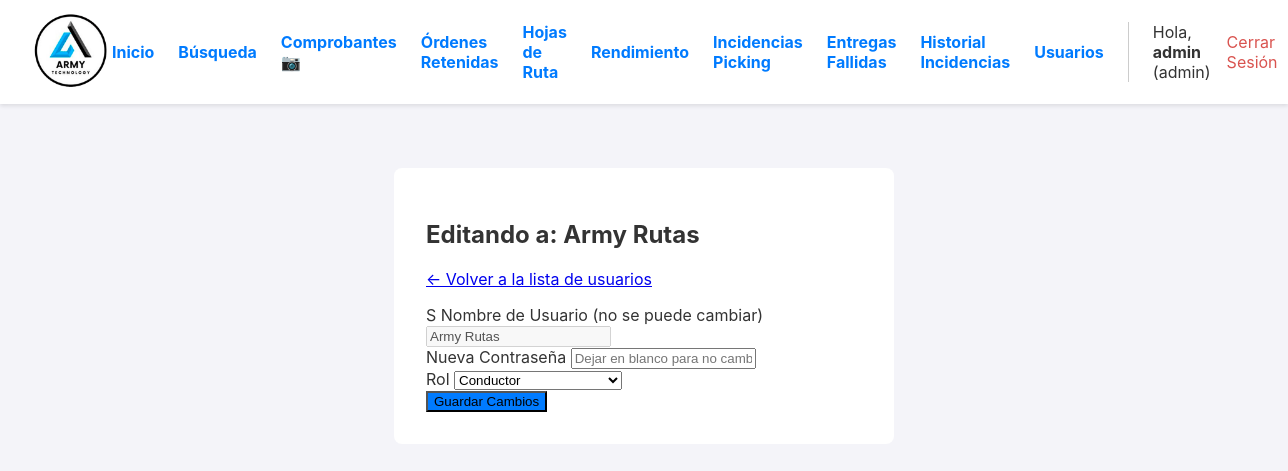
The app's page /admin/usuario/4/editar (signed in) with its own data.
### app.py (models this page shows, shortened)
class User(UserMixin, db.Model):
    id = db.Column(db.Integer, primary_key=True)
    username = db.Column(db.String(80), unique=True, nullable=False)
    password_hash = db.Column(db.String(256), nullable=False)
    role = db.Column(db.String(20), nullable=False, default='operario')

### app.py (the view, shortened to what this page needs)
@app.route('/admin/usuario/<int:user_id>/editar', methods=['GET', 'POST'])
@login_required
@admin_required
def editar_usuario(user_id):
    user_a_editar = db.session.get(User, user_id)
    if not user_a_editar:
        return abort(404)
    return render_template('editar_usuario.html', user=user_a_editar)

### app.py (called while the page is built)
def admin_required(f):
    @wraps(f)
    def decorated_function(*args, **kwargs):
        if not current_user.is_authenticated or current_user.role != 'admin':
            flash('Se requiere rol de administrador para acceder a esta página.', 'error')
            return redirect(url_for('dashboard'))
        return f(*args, **kwargs)
    return decorated_function

@login_manager.user_loader
def load_user(user_id):
    return db.session.get(User, int(user_id))

### templates/editar_usuario.html (shortened to what this page needs)
{% extends "layout.html" %}
{% block content %}
<div class="form-container">
    <h2>Editando a: {{ user.username }}</h2>
    <p><a href="{{ url_for('gestionar_usuarios') }}">← Volver a la lista de usuarios</a></p>
    <form method="POST">
        <div class="form-group">S
            <label for="username">Nombre de Usuario (no se puede cambiar)</label>
            <input type="text" id="username" name="username" value="{{ user.username }}" disabled>
        </div>
        <div class="form-group">
            <label for="password">Nueva Contraseña</label>
            <input type="password" id="password" name="password" placeholder="Dejar en blanco para no cambiar">
        </div>
        <div class="form-group">
            <label for="role">Rol</label>
            <select id="role" name="role">
                <option value="conductor" {% if user.role == 'conductor' %}selected{% endif %}>Conductor</option>
            </select>
        </div>
        <button type="submit" class="submit-btn" style="background-color: #007bff;">Guardar Cambios</button>
    </form>
</div>
{% endblock %}

### templates/layout.html (shortened to what this page needs)
<!DOCTYPE html>
<html lang="es">
<head>
</head>
<body>
    <header>
        <div class="logo">
            <a href="{{ url_for('dashboard') }}">
                <img src="{{ url_for('static', filename='img/logo.png') }}" alt="Logo de la Empresa">
            </a>
        </div>
        <nav class="nav">
             {% if current_user.is_authenticated %}
                {% if current_user.role == 'admin' %}
                    <div class="nav-admin-links">
                        <a href="{{ url_for('dashboard') }}">Inicio</a>
                        <a href="{{ url_for('reportes_y_busqueda') }}">Búsqueda</a>
                        <a href="{{ url_for('galeria_comprobantes') }}">Comprobantes 📷</a>
                        <a href="{{ url_for('ordenes_retenidas') }}">Órdenes Retenidas</a>
                        <a href="{{ url_for('gestionar_rutas') }}">Hojas de Ruta</a>
                        <a href="{{ url_for('reporte_operarios') }}">Rendimiento</a>
                        <a href="{{ url_for('gestionar_incidencias') }}" class="nav-link-with-badge">
                            Incidencias Picking
                        </a>
                        <a href="{{ url_for('gestionar_entregas_fallidas') }}" class="nav-link-with-badge">
                            Entregas Fallidas
                        </a>
                        <a href="{{ url_for('historial_incidencias') }}">Historial Incidencias</a>
                        <a href="{{ url_for('gestionar_usuarios') }}">Usuarios</a>
                    </div>
                {% endif %}
                <div class="user-info">
                    <span>Hola, <strong>{{ current_user.username }}</strong> ({{ current_user.role }})</span>
                    <a href="{{ url_for('logout') }}" style="color: #d9534f;">Cerrar Sesión</a>
                </div>
             {% endif %}
        </nav>
    </header>
    <main>
        {% block content %}{% endblock %}
    </main>
</body>
</html>

### templates/layout.html (style rules this page uses)
body { font-family: -apple-system, BlinkMacSystemFont, "Segoe UI", Roboto, "Helvetica Neue", Arial, sans-serif; margin: 0; background-color: #f4f4f9; color: #333; }
header { background-color: #fff; padding: 10px 2em; display: flex; justify-content: space-between; align-items: center; box-shadow: 0 2px 4px rgba(0,0,0,0.1); position: sticky; top: 0; z-index: 100; }
.logo img { height: 80px; }
.nav { display: flex; align-items: center; gap: 1em; }
.nav-admin-links { display: flex; align-items: center; gap: 1.5em; font-weight: bold; border-right: 1px solid #ccc; padding-right: 1.5em; margin-right: 0.5em; }
.nav-admin-links a, .user-info a { text-decoration: none; color: #007bff; }
.user-info { display: flex; align-items: center; gap: 1em; }
main { padding: 2em; }
* { box-sizing: border-box; }
main { padding: 1em; }
@media (min-width: 768px) { main { padding: 2em; } }
.nav-link-with-badge { position: relative; text-decoration: none; }

### templates/editar_usuario.html (style rules this page uses)
.form-container { max-width: 500px; margin: 2em auto; background: white; padding: 2em; border-radius: 8px; }

### records on screen
User: username "admin", role "admin"
User: username "Army Rutas", role "Conductor"
